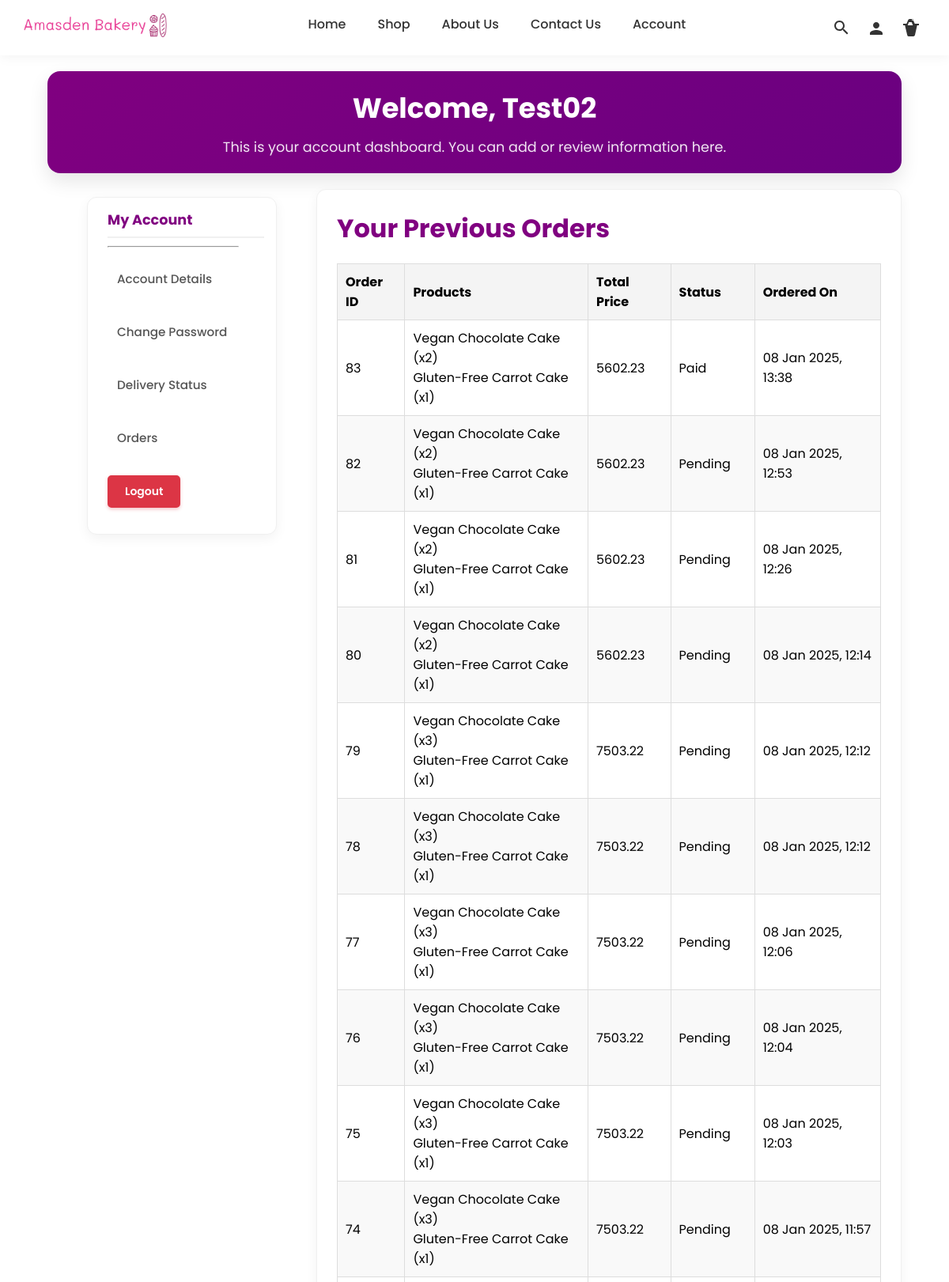
The app's page /user_dashboard/orders/ (signed in, upper part) with its own data.
### bakery/models.py (models this page shows, shortened)
class Order(models.Model):
    STATUS_CHOICES = [
        ('Pending', 'Pending'),
        ('In Progress', 'In Progress'),
        ('Completed', 'Completed'),
        ('Cancelled', 'Cancelled'),
    ]
    PAYMENT_STATUS_CHOICES = [
        ('Pending', 'Pending'),
        ('Completed', 'Completed'),
        ('Failed', 'Failed'),
        ('Cancelled', 'Cancelled'),
    ]
    user = models.ForeignKey(User, on_delete=models.CASCADE, null=True, blank=True)
    cart = models.ForeignKey(Cart, on_delete=models.CASCADE, null=True, blank=True)
    status = models.CharField(max_length=20, choices=STATUS_CHOICES, default='Pending')
    created_at = models.DateTimeField(auto_now_add=True)
    estimated_delivery_time = models.DateTimeField(blank=True, null=True)
    total_price = models.DecimalField(max_digits=10, decimal_places=2, default=0)
    payment_status = models.CharField(max_length=20, choices=PAYMENT_STATUS_CHOICES, default='Pending')
    phone_number = models.CharField(max_length=15, blank=True, null=True)
    address = models.CharField(max_length=255, blank=True, null=True)
    checkout_request_id = models.CharField(max_length=255, blank=True, null=True)
    class Meta:
        indexes = [
            models.Index(fields=['status', 'payment_status']),
        ]

class OrderItem(models.Model):
    order = models.ForeignKey(Order, on_delete=models.CASCADE, related_name='order_items')
    product = models.ForeignKey(BakeryItem, on_delete=models.CASCADE)
    quantity = models.PositiveIntegerField()
    total_price = models.DecimalField(max_digits=10, decimal_places=2)
    timestamp = models.DateTimeField(auto_now_add=True)

class BakeryItem(models.Model):
    name = models.CharField(max_length=100, unique=True)
    description = models.TextField()
    price = models.DecimalField(max_digits=6, decimal_places=2)
    image = models.ImageField(upload_to='bakery_images/')
    available = models.BooleanField(default=True)
    slug = models.SlugField(unique=True, blank=True)
    category = models.ForeignKey(Category, on_delete=models.CASCADE, related_name='items', null=True, blank=True)
    ingredients = models.TextField(blank=True)
    sales = models.IntegerField(default=0)

### user_dashboard/views.py (the view)
# urls.py: path('orders/', views.orders, name='orders'),
@login_required
def orders(request):
    orders = Order.objects.filter(user=request.user).order_by('-created_at')
    return render(request, 'user_dashboard/orders.html', {'orders': orders})

### bakery/context_processors.py (called while the page is built)
def global_footer_context(request):
    footer_categories = Category.objects.all()
    category_slug = request.GET.get('category')
    return {
        'footer_categories': footer_categories,
    }

### bakery/templates/user_dashboard/orders.html
{% extends 'user_dashboard/template.html' %}
{% block dashboard_content %}
<h2>Your Previous Orders</h2>
{% if orders %}
    <table class="generic-table">
        <thead>
            <tr>
                <th>Order ID</th>
                <th>Products</th>
                <th>Total Price</th>
                <th>Status</th>
                <th>Ordered On</th>
            </tr>
        </thead>
        <tbody>
            {% for order in orders %}
                <tr>
                    <td>{{ order.id }}</td>
                    <td>
                        <ul>
                            {% for item in order.order_items.all %}
                                <li>{{ item.product.name }} (x{{ item.quantity }})</li>
                            {% endfor %}
                        </ul>
                    </td>
                    <td>{{ order.total_price }}</td>
                    <td>{{ order.status }}</td>
                    <td>{{ order.created_at|date:"d M Y, H:i" }}</td>
                </tr>
            {% endfor %}
        </tbody>
    </table>
{% else %}
    <p>You have no orders yet.</p>
{% endif %}
{% endblock %}

### bakery/templates/user_dashboard/template.html (shortened to what this page needs)
{% load static %}
{% include "bakery/header.html" %}
<div class="user_dashboard_details">
    <h1>Welcome, {{ user.username }}</h1>
    <p>This is your account dashboard. You can add or review information here.</p>
</div>
<div class="dashboard_div">
<aside class="user_aside">
    <nav>
        <h2>My Account</h2>
        <hr class="horizontal">
        <ul>
            <li class="nav-item"><a href="{% url 'user_dashboard:account_details' %}" class="nav-link">Account Details</a></li>
            <li class="nav-item"><a href="{% url 'user_dashboard:change_password' %}" class="nav-link">Change Password</a></li>
            <li class="nav-item"><a href="{% url 'user_dashboard:delivery_status' %}" class="nav-link">Delivery Status</a></li>
            <li class="nav-item"><a href="{% url 'user_dashboard:orders' %}" class="nav-link">Orders</a></li>
            <li class="nav-item"><form method="POST" action="{% url 'logout' %}">
                <button type="submit" class="logout-btn">Logout</button>
            </form></li>
        </ul>
    </nav>
</aside>
<div class="dashboard_section">
{% block dashboard_content %}
{% endblock %}
</div>
</div>
{% include "bakery/footer.html" %}

### bakery/static/css/master.css (style rules this page uses)
* { margin: 0; padding: 0; box-sizing: border-box; font-family: 'Poppins', sans-serif; font-size: 1rem; }
body { margin-top: 0; display: flex; flex-direction: column; align-items: center; justify-content: center; width: 100%; }
h1 { font-size: 2.2rem; color: purple; }
h2 { font-size: 2rem; color: purple; }
p { line-height: 1.5; }
.nav-link { padding: 10px; font-weight: 500; color: #333; text-decoration: none; transition: color 0.2s ease-in-out, background-color 0.2s ease-in-out; }
.nav-item { padding: 10px; }
.logout-btn { background-color: #dc3545 !important; color: white !important; border: 2px solid #dc3545 !important; padding: 8px 20px; border-radius: 5px; cursor: pointer; font-weight: 600; font-size: 14px; transition: all 0.3s ease; box-shadow: 0 2px 4px rgba(220, 53, 69, 0.3); display: inline-block; text-decoration: none; }

### bakery/static/css/user_dashboard.css (style rules this page uses)
.user_aside ul li { list-style: none; text-decoration: none; }
.user_aside ul li a { text-decoration: none; }
.user_aside { align-self: flex-start; margin: 10px 10px 10px 50px; flex-shrink: 0; }
.user_aside h2 { margin-left: 10px; }
.user_aside button { border: none; background-color: #fff; margin: 0; cursor: pointer; }
.horizontal { height: 1px; width: 80%; margin: 10px; background-color: darkgray; }
.dashboard_section { border-left: 1px solid darkgray; padding-left: 30px; margin-left: 20px; }
.dashboard_div { display: flex; flex-direction: row; width: 100%; margin-top: 10px; }
.user_dashboard_details { background-color: seashell; width: 100%; padding: 20px; }

### bakery/static/css/admin_dashboard.css (style rules this page uses)
.user_dashboard_details { margin-top: 90px; background: linear-gradient(135deg, purple, #6a0080); color: white; padding: 20px; border-radius: 16px; box-shadow: 0 10px 25px rgba(0, 0, 0, 0.1); text-align: center; margin-bottom: 20px; width: 90%; max-width: 1200px; margin-left: auto; margin-right: auto; }
.user_dashboard_details h1 { color: white; margin-bottom: 10px; font-size: 2.2rem; font-weight: 700; }
.user_dashboard_details p { color: rgba(255, 255, 255, 0.9); font-size: 1.1rem; }
.dashboard_div { display: flex; width: 90%; max-width: 1200px; margin: 0 auto 40px; gap: 20px; }
.user_aside { flex: 0 0 240px; background: white; padding: 15px; border-radius: 12px; box-shadow: 0 5px 15px rgba(0, 0, 0, 0.05); height: fit-content; border: 1px solid #f0f0f0; }
.user_aside h2 { font-size: 1.1rem; margin-bottom: 10px; color: purple; border-bottom: 2px solid #f0f0f0; padding-bottom: 8px; }
.user_aside ul { list-style: none; }
.user_aside li { margin-bottom: 8px; }
.user_aside .nav-link { display: block; padding: 8px 12px; color: #555; text-decoration: none; border-radius: 8px; transition: all 0.2s; font-weight: 500; background: none; border: none; width: 100%; text-align: left; cursor: pointer; font-size: 0.95rem; }
.dashboard_section { flex: 1; background: white; padding: 25px; border-radius: 12px; box-shadow: 0 5px 15px rgba(0, 0, 0, 0.05); border: 1px solid #f0f0f0; }

### bakery/static/css/generic.css (style rules this page uses)
.generic-table { width: 100%; border-collapse: collapse; margin-top: 20px; border: 1px solid #ddd; }
.generic-table th, .generic-table td { border: 1px solid #ddd; padding: 10px; text-align: left; }
.generic-table th { background-color: #f4f4f4; font-weight: bold; }
.generic-table tr:nth-child(even) { background-color: #f9f9f9; }
.generic-table li { list-style: none; }

### records on screen
Order: id "83", total_price "5602.23", status "Paid", created_at "08 Jan 2025, 13:38"
OrderItem: product.name "Vegan Chocolate Cake", quantity "2"
OrderItem: product.name "Gluten-Free Carrot Cake", quantity "1"
Order: id "82", total_price "5602.23", status "Pending", created_at "08 Jan 2025, 12:53"
OrderItem: product.name "Vegan Chocolate Cake", quantity "2"
OrderItem: product.name "Gluten-Free Carrot Cake", quantity "1"
Order: id "81", total_price "5602.23", status "Pending", created_at "08 Jan 2025, 12:26"
OrderItem: product.name "Vegan Chocolate Cake", quantity "2"
OrderItem: product.name "Gluten-Free Carrot Cake", quantity "1"
Order: id "80", total_price "5602.23", status "Pending", created_at "08 Jan 2025, 12:14"
OrderItem: product.name "Vegan Chocolate Cake", quantity "2"
OrderItem: product.name "Gluten-Free Carrot Cake", quantity "1"
Order: id "79", total_price "7503.22", status "Pending", created_at "08 Jan 2025, 12:12"
OrderItem: product.name "Vegan Chocolate Cake", quantity "3"
OrderItem: product.name "Gluten-Free Carrot Cake", quantity "1"
Order: id "78", total_price "7503.22", status "Pending", created_at "08 Jan 2025, 12:12"
OrderItem: product.name "Vegan Chocolate Cake", quantity "3"
OrderItem: product.name "Gluten-Free Carrot Cake", quantity "1"
Order: id "77", total_price "7503.22", status "Pending", created_at "08 Jan 2025, 12:06"
OrderItem: product.name "Vegan Chocolate Cake", quantity "3"
OrderItem: product.name "Gluten-Free Carrot Cake", quantity "1"
Order: id "76", total_price "7503.22", status "Pending", created_at "08 Jan 2025, 12:04"
OrderItem: product.name "Vegan Chocolate Cake", quantity "3"
OrderItem: product.name "Gluten-Free Carrot Cake", quantity "1"
Order: id "75", total_price "7503.22", status "Pending", created_at "08 Jan 2025, 12:03"
OrderItem: product.name "Vegan Chocolate Cake", quantity "3"
OrderItem: product.name "Gluten-Free Carrot Cake", quantity "1"
Order: id "74", total_price "7503.22", status "Pending", created_at "08 Jan 2025, 11:57"
OrderItem: product.name "Vegan Chocolate Cake", quantity "3"
OrderItem: product.name "Gluten-Free Carrot Cake", quantity "1"

### other values on screen
{{ user.username }} "Test02"
